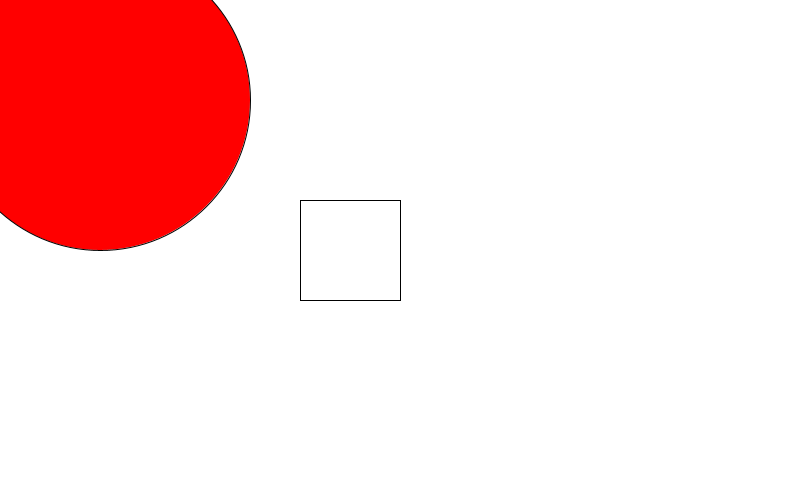
Frame 1 (no input)
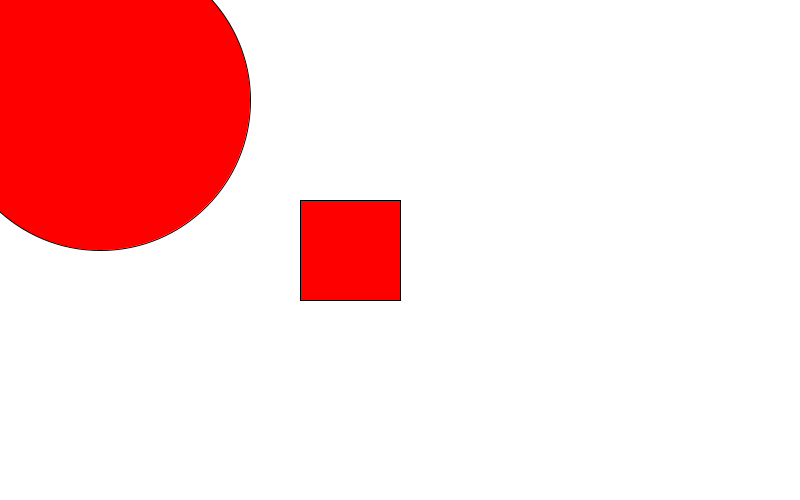
Frame 60 (the mouse pressed at the canvas centre just before this capture)
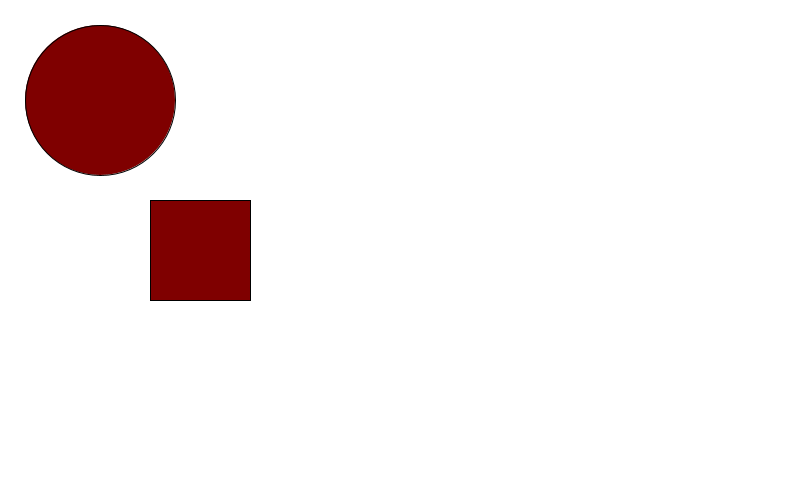
Frame 120 (the mouse held since frame 60 and released just before this capture)

The Processing sketch that drew these frames (run headless with seeded random() and noise(); from frame 60 on, the mouse is pressed at the canvas centre):

// Processing sketch: map_1
// ── map_1.pde
void setup(){
 size(800,500);

}

void draw(){
  background(255);
  //rect(mouseX/8, 200, 100, 100);
  
  float mapX = map(mouseX, 0, 800, 300, 0);
  float col = map(mouseX, 0, 800, 255, 0);
  //(que variable, min del original, max de original, min salida, max salida)
  
  println("mouseX: " + mouseX + " mapX: " + mapX);
  
  rect(mapX, 200, 100, 100);
  fill(col, 0, 0);
  ellipse(100,100,mapX, mapX);
}
